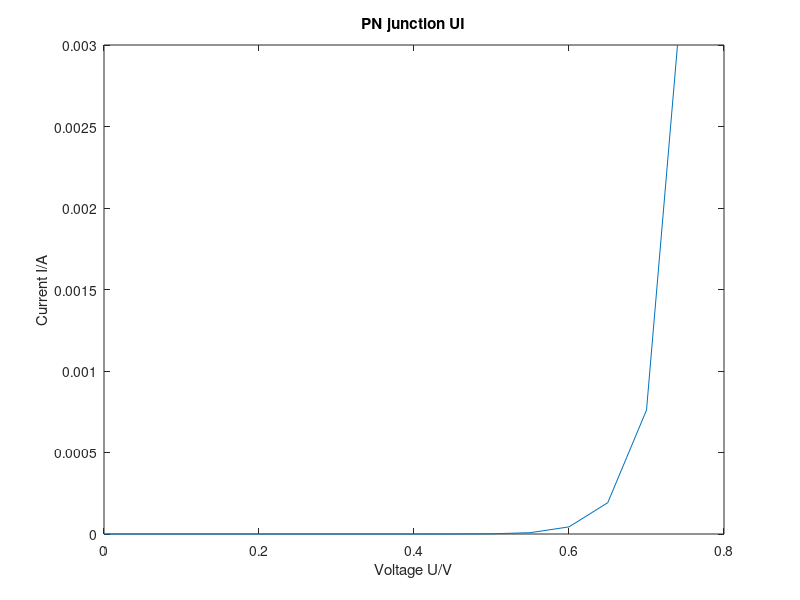

Write MATLAB code to recreate this figure.
% Voltages
U = [0 0.050 0.1 0.15 0.2 0.25 0.3 0.35 0.4 0.45 0.5 0.55 0.6 0.65 0.7 0.74];
% Currents
I = [30e-9 29.8e-9 30.1e-9 31.1e-9 31.9e-9 32.7e-9 33.8e-9 35.9e-9 43.3e-9 87.9e-9 1.27e-6 8.14e-6 43.69e-6 192e-6 0.76e-3 3e-3];

plot(U, I);
xlabel('Voltage U/V');
ylabel('Current I/A');
title('PN junction UI');

pol = polyfit(U(find(I > 87.9e-9)), log(I(find(I > 87.9e-9))), 1) * 0.0259;
m = pol(1)